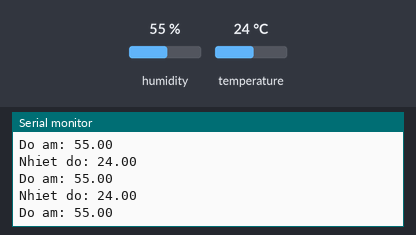
This sketch was run on a simulated Arduino Uno, built with avr-gcc and run on an emulated ATmega328P. On the bench: the last lines printed to the serial monitor. The test bench sets the inputs (shaded band); at power-on: humidity 55 %, temperature 24 °C.

Above: at 2.8 s.
2.9 s: humidity set to 22 %
At 5.5 s:
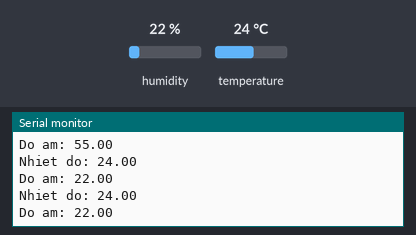
5.6 s: temperature set to 12 °C
At 7.6 s:
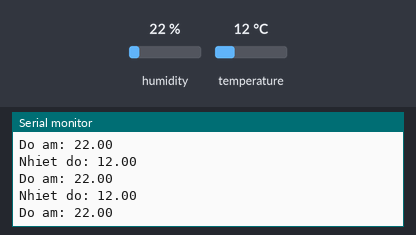
8.3 s: humidity set to 40 %
At 11.0 s:
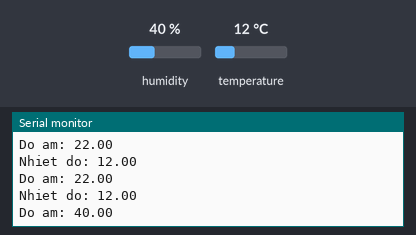
Timing chart, 0 to 12.5 s (numbered marks = the images above; inputs shaded):
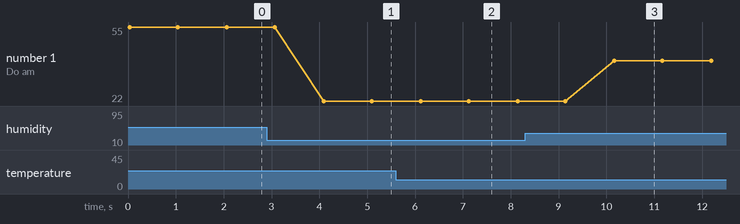

Measured:
- after the input at 2.9 s, the serial monitor: prints a new line after 1.2 s (image 1)
- after the input at 5.6 s, the serial monitor: prints a new line after 0.50 s (image 2)
- after the input at 8.3 s, the serial monitor: prints a new line after 1.9 s (image 3)
- plotted number 1: 55 → 22 after the input at 2.9 s, 22 → 40 after the input at 8.3 s

The sketch:

sketch_apr19a.ino
```cpp
#include <DHT.h>
#include <DHT_U.h>
const int DHTPIN = 4;
const int DHTTYPE = DHT11;

DHT dht(DHTPIN, DHTTYPE);
void setup() {
  Serial.begin(9600);
  dht.begin();
}

void loop() {
  float h = dht.readHumidity();
  float t = dht.readTemperature();

  Serial.print("Nhiet do: ");
  Serial.println(t);
  Serial.print("Do am: ");
  Serial.println(h);

  Serial.println();
  delay(1000);
}
```
